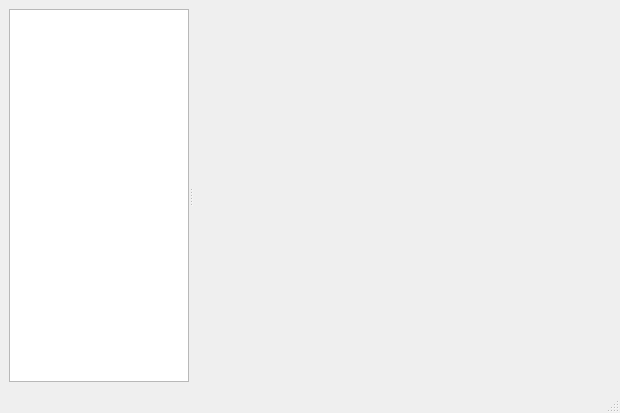
<?xml version="1.0" encoding="UTF-8"?>
<ui version="4.0">
 <class>MainWindow</class>
 <widget class="QMainWindow" name="MainWindow">
  <property name="geometry">
   <rect>
    <x>0</x>
    <y>0</y>
    <width>620</width>
    <height>413</height>
   </rect>
  </property>
  <property name="windowTitle">
   <string>wechat-fake</string>
  </property>
  <property name="windowIcon">
   <iconset resource="image.qrc">
    <normaloff>:/image/wechat.png</normaloff>:/image/wechat.png</iconset>
  </property>
  <widget class="QWidget" name="centralwidget">
   <layout class="QHBoxLayout" name="horizontalLayout">
    <item>
     <widget class="QSplitter" name="splitter">
      <property name="orientation">
       <enum>Qt::Horizontal</enum>
      </property>
      <widget class="QListWidget" name="customList">
       <property name="sizePolicy">
        <sizepolicy hsizetype="Expanding" vsizetype="Expanding">
         <horstretch>0</horstretch>
         <verstretch>0</verstretch>
        </sizepolicy>
       </property>
       <property name="minimumSize">
        <size>
         <width>180</width>
         <height>0</height>
        </size>
       </property>
       <property name="maximumSize">
        <size>
         <width>180</width>
         <height>16777215</height>
        </size>
       </property>
      </widget>
      <widget class="ChatWidget" name="chatWidget" native="true"/>
     </widget>
    </item>
   </layout>
  </widget>
  <widget class="QMenuBar" name="menubar">
   <property name="enabled">
    <bool>false</bool>
   </property>
   <property name="geometry">
    <rect>
     <x>0</x>
     <y>0</y>
     <width>620</width>
     <height>21</height>
    </rect>
   </property>
  </widget>
  <widget class="QStatusBar" name="statusbar">
   <property name="enabled">
    <bool>false</bool>
   </property>
  </widget>
 </widget>
 <customwidgets>
  <customwidget>
   <class>ChatWidget</class>
   <extends>QWidget</extends>
   <header>chatwidget.h</header>
   <container>1</container>
  </customwidget>
 </customwidgets>
 <resources>
  <include location="image.qrc"/>
 </resources>
 <connections/>
</ui>
